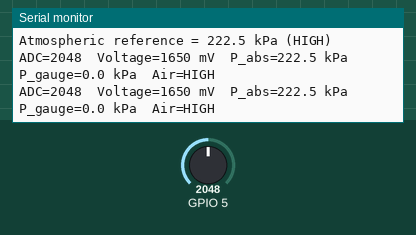
Recording of a program running on a simulated ESP32-S3. On the bench: the last lines printed to the serial monitor. The test bench sets the inputs (shaded band); at power-on: GPIO 5 = 2048 (analog values on the 0–4095 scale).

Above: at 3.5 s.
3.6 s: GPIO 5 set to 1174
At 4.6 s:
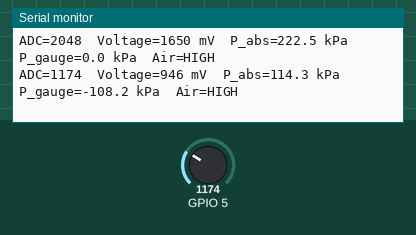
5.1 s: GPIO 5 set to 1076
At 6.1 s:
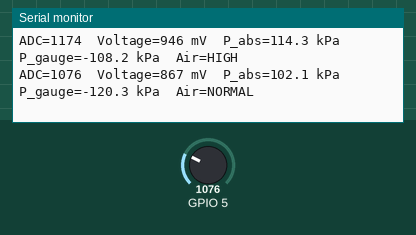
7.7 s: GPIO 5 set to 947
At 9.1 s:
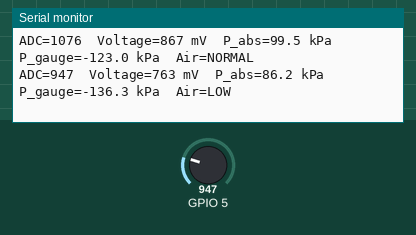

Measured:
- the behaviour switches between 1125 and 1124 on GPIO 5 (found by bisection; images 1 and 2)
- the behaviour switches between 1019 and 1018 on GPIO 5 (found by bisection; images 2 and 3)
- after the input at 3.6 s, the serial monitor: prints a new line after 0.44 s (image 1)
- after the input at 5.1 s, the serial monitor: prints a new line after 0.42 s (image 2)
- after the input at 7.7 s, the serial monitor: prints a new line after 0.05 s (image 3)

The program:

main.cpp
```cpp
#include <Arduino.h>

#ifndef SENSOR_PIN
#define SENSOR_PIN 5
#endif

#ifndef SENSOR_VS
#define SENSOR_VS 5.06f
#endif

namespace {
constexpr uint32_t kSerialBaud = 115200;
constexpr uint16_t kReferenceSamples = 40;
constexpr uint16_t kLoopSamples = 12;
constexpr uint16_t kSampleDelayMs = 20;
constexpr uint16_t kPrintDelayMs = 500;
constexpr float kTransferOffset = 0.04f;
constexpr float kTransferSensitivity = 0.0012858f;
constexpr float kNormalAirMinKpa = 95.0f;
constexpr float kNormalAirMaxKpa = 108.0f;

float atmosphericPressureKpa = 0.0f;

float pressureKpaFromMillivolts(int millivolts) {
  const float vout = millivolts / 1000.0f;
  return (vout / SENSOR_VS - kTransferOffset) / kTransferSensitivity;
}

float readPressureKpa() {
  return pressureKpaFromMillivolts(analogReadMilliVolts(SENSOR_PIN));
}

float readAveragePressureKpa(uint16_t samples) {
  float sum = 0.0f;

  for (uint16_t i = 0; i < samples; ++i) {
    sum += readPressureKpa();
    delay(kSampleDelayMs);
  }

  return sum / samples;
}

const char *normalAirStatus(float pressureKpa) {
  if (pressureKpa < kNormalAirMinKpa) {
    return "LOW";
  }
  if (pressureKpa > kNormalAirMaxKpa) {
    return "HIGH";
  }
  return "NORMAL";
}

void printStartupHint() {
  Serial.println();
  Serial.println("MPX5700AP pressure monitor");
  Serial.print("Sensor GPIO: ");
  Serial.println(SENSOR_PIN);
  Serial.print("Sensor supply voltage: ");
  Serial.print(SENSOR_VS, 2);
  Serial.println(" V");
  Serial.println("Keep the pump off during startup; the first readings become the air reference.");
}
}  // namespace

void setup() {
  Serial.begin(kSerialBaud);
  delay(1500);

  analogReadResolution(12);
  analogSetPinAttenuation(SENSOR_PIN, ADC_11db);

  printStartupHint();

  atmosphericPressureKpa = readAveragePressureKpa(kReferenceSamples);

  Serial.print("Atmospheric reference = ");
  Serial.print(atmosphericPressureKpa, 1);
  Serial.print(" kPa (");
  Serial.print(normalAirStatus(atmosphericPressureKpa));
  Serial.println(")");
}

void loop() {
  const int adc = analogRead(SENSOR_PIN);
  const int millivolts = analogReadMilliVolts(SENSOR_PIN);
  const float pressureAbsKpa = readAveragePressureKpa(kLoopSamples);
  const float pressureGaugeKpa = pressureAbsKpa - atmosphericPressureKpa;

  Serial.print("ADC=");
  Serial.print(adc);
  Serial.print("  Voltage=");
  Serial.print(millivolts);
  Serial.print(" mV  P_abs=");
  Serial.print(pressureAbsKpa, 1);
  Serial.print(" kPa  P_gauge=");
  Serial.print(pressureGaugeKpa, 1);
  Serial.print(" kPa  Air=");
  Serial.println(normalAirStatus(pressureAbsKpa));

  delay(kPrintDelayMs);
}
```
